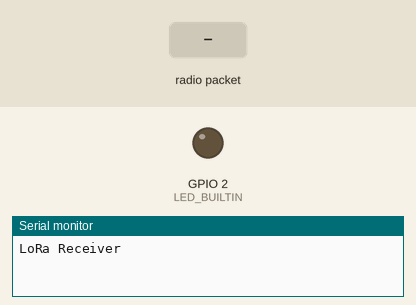
Simulated run of this program. Board: ESP8266 (NodeMCU). Shown: output pins drawn as LEDs (lit = HIGH, except the on-board LED, lit = LOW), the last lines printed to the serial monitor. The test bench sets the inputs (shaded band). No radio packets arrive unless stated.

Above: at 1.2 s.
1.3 s: radio packet "1" arrives
At 1.7 s:
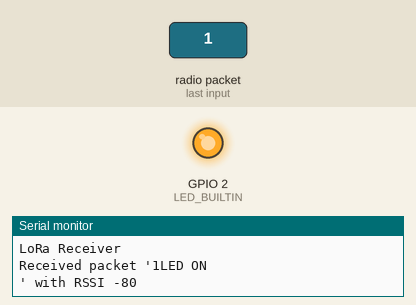
Timing chart, 0 to 4.3 s (numbered marks = the images above; inputs shaded):
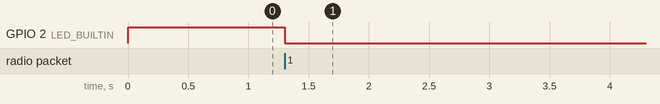

Measured:
- after the input at 1.3 s, GPIO 2 (LED_BUILTIN): HIGH → LOW at once

The program:

main.cpp
```cpp
#include <Arduino.h>
#include <SPI.h>
#include <LoRa.h>

/********** MACROS ************/
#define NSS 0
#define RESET 4
#define DIO0 5

/********** Global Variables ************/
int counter = 0;

void setup() {
  Serial.begin(9600);
  while (!Serial);

  Serial.println("LoRa Receiver");
  // Set LED Flash as output
  pinMode(LED_BUILTIN, OUTPUT);
  digitalWrite(LED_BUILTIN,HIGH);

  LoRa.setPins(NSS, RESET, DIO0);
  if (!LoRa.begin(433E6)) {
    Serial.println("Starting LoRa failed!");
    while (1);
  }
}

void loop() {
  // try to parse packet
  char receivedPacket;
  int packetSize = LoRa.parsePacket();
  if (packetSize) {
    // received a packet
    Serial.print("Received packet '");

    // read packet
    while (LoRa.available()) {
      receivedPacket = (char)LoRa.read();
      Serial.print(receivedPacket);
      if(receivedPacket)
      {
        digitalWrite(LED_BUILTIN, LOW);
        Serial.println("LED ON");
      }
      else
        digitalWrite(LED_BUILTIN, HIGH);
    }

    // print RSSI of packet
    Serial.print("' with RSSI ");
    Serial.println(LoRa.packetRssi());
  }
}
```
